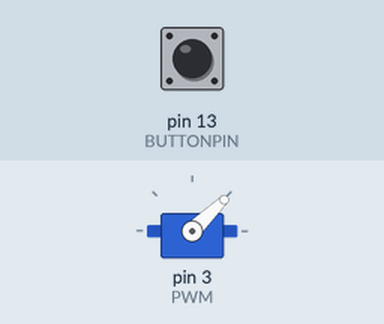
This sketch was run on a simulated Arduino Uno, built with avr-gcc and run on an emulated ATmega328P. Parts: servo. The test bench sets the inputs (shaded band); at power-on: pin 13 (BUTTONPIN) HIGH. What the sketch prints to the serial monitor is not drawn.

Above: at 1.2 s.
1.3 s: pin 13 (BUTTONPIN) pulled LOW for 0.15 s
At 1.93 s:
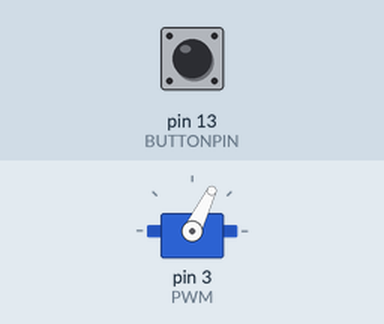
At 2.43 s:
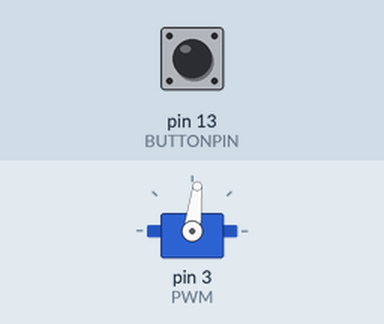
Timing chart, 0 to 10.3 s (numbered marks = the images above; inputs shaded):
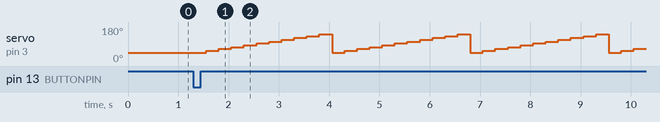

Measured:
- after the input at 1.3 s, servo on pin 3 (PWM): 44° → 54° after 0.26 s, then repeats every 2.8 s: 64° 0.25 s, 73° 0.25 s, 83° 0.25 s, 93° 0.25 s, 102° 0.25 s, 112° 0.25 s, 122° 0.25 s, 132° 0.25 s, 141° 0.25 s, 44° 0.25 s, 54° 0.25 s

The sketch:

test_motor_speeds.ino
```cpp
#include <Servo.h>
#define BUTTONPIN 13
#define PWM 3
Servo esc;
bool been_pressed = false;
void setup() {
  // put your setup code here, to run once:
  Serial.begin(9600);
  esc.attach(PWM);
  pinMode(BUTTONPIN, INPUT_PULLUP);
  }

void loop() {
  while(digitalRead(BUTTONPIN)==HIGH && !been_pressed){
    esc.writeMicroseconds(1000);
    Serial.println("High");
  }
  been_pressed = true;
  for(int i = 0; i <= 10; i++){
    esc.writeMicroseconds(1000+100*i);
    delay(250);
  }
  for(int i = 10; i <= 0; i-- ){
    esc.writeMicroseconds(1000+100*i);
    delay(250);
  }

}
```
